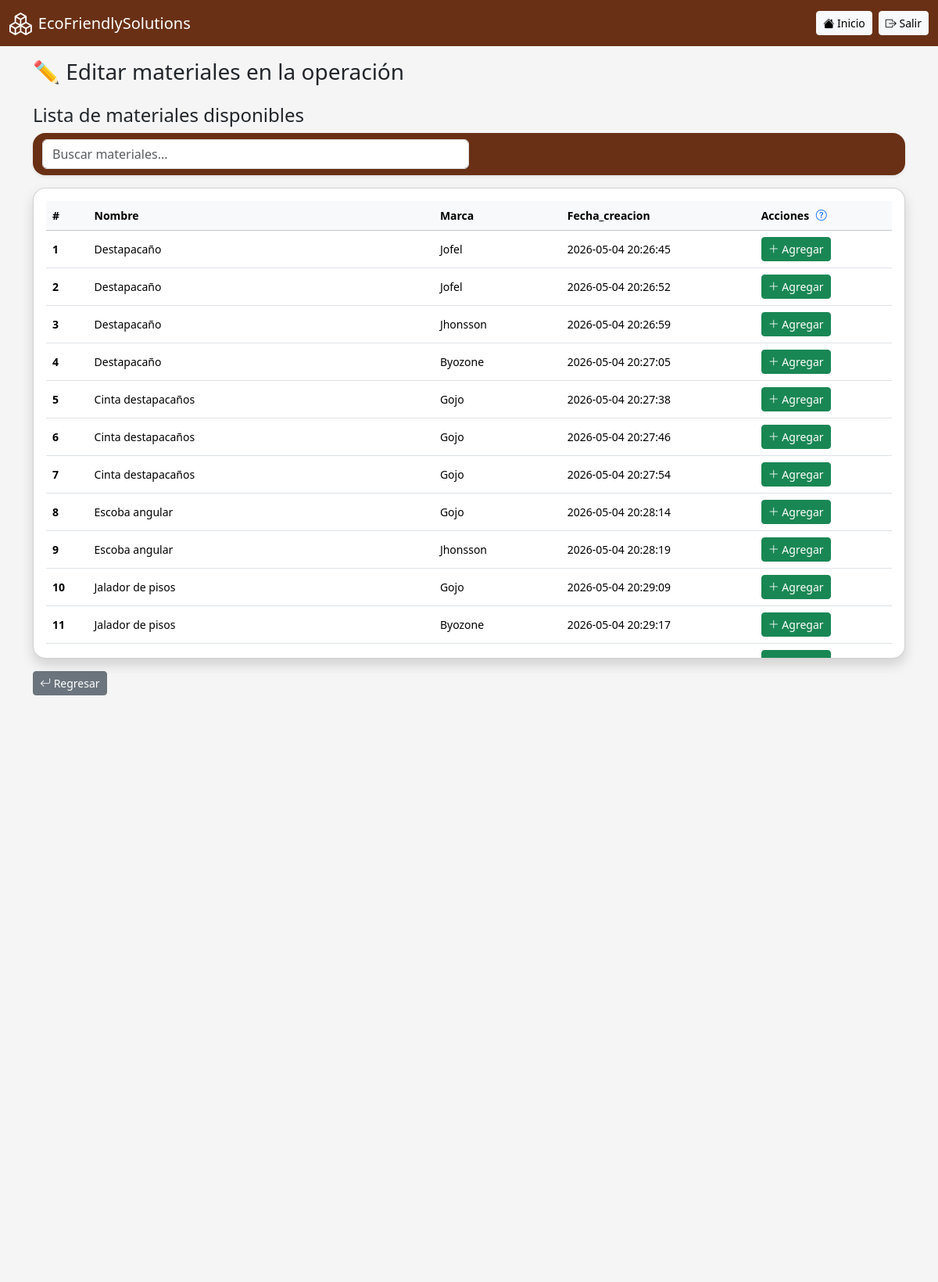
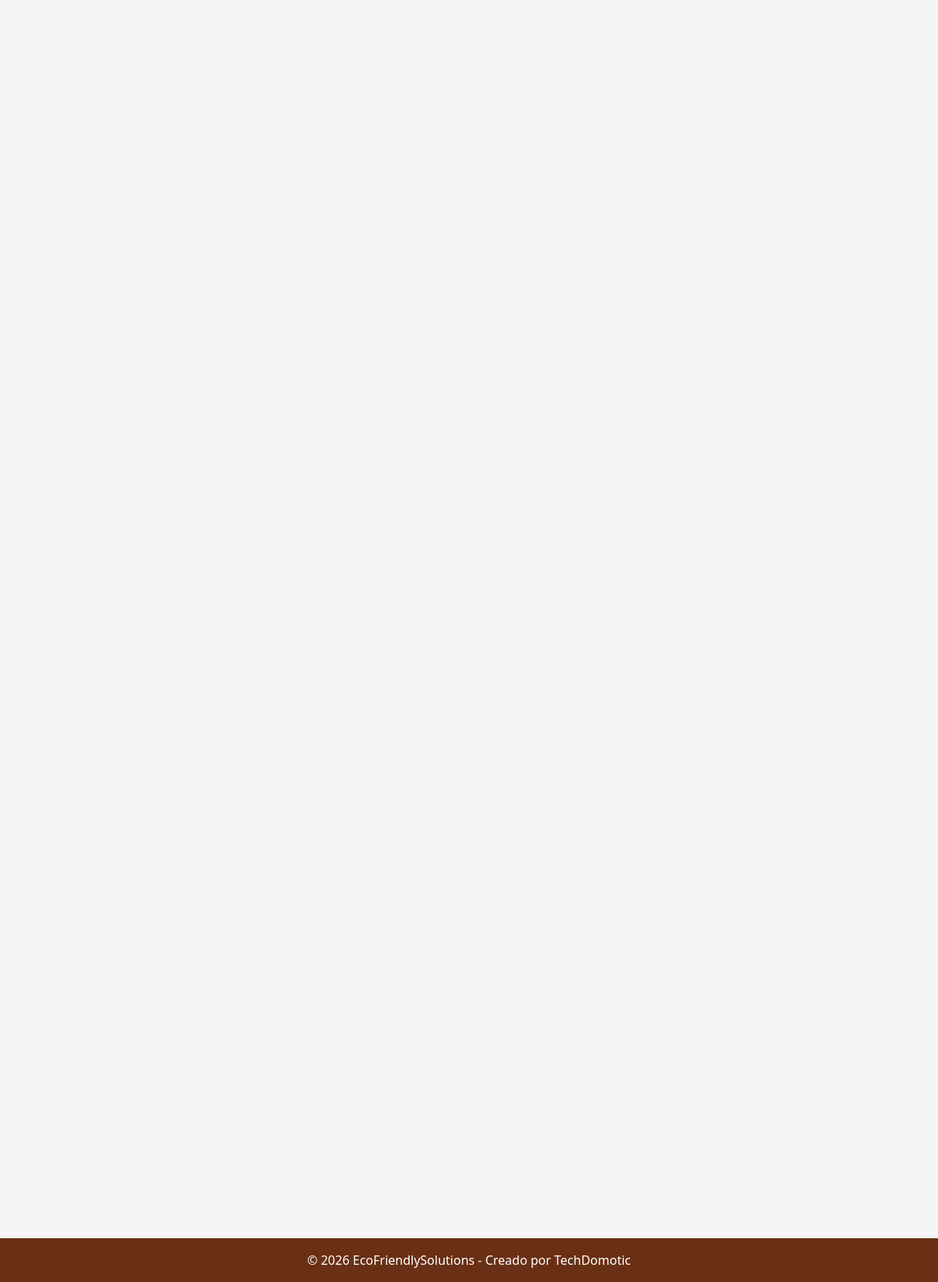
Page /operacion/agregar_material.php?id=4&id_grupo_materiales=2XXTFT78 (signed in) on the committed database (2 pictures, top to bottom).
### tables this page shows
CREATE TABLE `material` (
  `id_material` int(11) NOT NULL,
  `codigo` varchar(150) DEFAULT NULL,
  `nombre` varchar(100) NOT NULL,
  `marca` varchar(120) DEFAULT NULL,
  `razon` varchar(200) DEFAULT NULL,
  `estatus` tinyint(1) DEFAULT 1,
  `fecha_creacion` timestamp NOT NULL DEFAULT current_timestamp(),
  `fecha_eliminacion` timestamp NOT NULL DEFAULT current_timestamp() ON UPDATE current_timestamp()
);

### operacion/agregar_material.php (the view, shortened to what this page needs)
<?php
include '../includes/conexion.php';
include '../includes/header.php';
$conn->report_mode = MYSQLI_REPORT_ERROR | MYSQLI_REPORT_STRICT;
$id = intval($_GET['id']);
$id_grupo_materiales = trim($_GET['id_grupo_materiales']);
$result_materiales = $conn->query("
    SELECT M.id_material,
       M.nombre,
       M.marca,
       M.fecha_creacion
    FROM material AS M
    WHERE NOT EXISTS (
        SELECT 1
        FROM grupo_materiales AS GM
        WHERE GM.id_material = M.id_material
        AND GM.id_grupo_materiales = '$id_grupo_materiales'
    ) AND estatus = true;
");
?>
<h3 class="mb-4">✏️ Editar materiales en la operación</h3>
<h4 class="col-12">Lista de materiales disponibles</h4>
<nav class="navbar bg-body-tertiary mb-3 rounded-4 shadow-sm">
  <div class="container-fluid">
    <div class="col-12 col-md-6"> <form class="d-flex" role="search" onsubmit="return false;">
        <input class="form-control" type="search" id="inputBusqueda" placeholder="Buscar materiales...">
      </form>
    </div>
  </div>
</nav>
<div class="card shadow rounded-4">
<div class="card-body table-responsive" style="max-height: 600px; overflow-y: auto;">
<table class="table table-hover align-middle small" id="tablaMateriales">
<thead class="table-light">
<tr>
<th style="position: sticky; top: 0; z-index: 2; background-color: #f8f9fa;">#</th>
<th style="position: sticky; top: 0; z-index: 2; background-color: #f8f9fa;">Nombre</th>
<th style="position: sticky; top: 0; z-index: 2; background-color: #f8f9fa;">Marca</th>
<th style="position: sticky; top: 0; z-index: 2; background-color: #f8f9fa;">Fecha_creacion</th>
<th style="position: sticky; top: 0; z-index: 2; background-color: #f8f9fa;">Acciones
    <i class="bi bi-question-circle text-primary"
     style="cursor: pointer; margin-left: 5px;"
     data-bs-toggle="tooltip"
     data-bs-placement="top"
     title="Agregue el material que va usar sin rebasar la cantidad existente">
    </i>
</th>
</tr>
</thead>
<tbody>
<?php $contador = 1; ?>
<?php while($row = $result_materiales->fetch_assoc()): ?>
<tr>
<td><strong><?= $contador; ?></strong></td>
<td><?= htmlspecialchars($row['nombre']); ?></td>
<td><?= htmlspecialchars($row['marca']); ?></td>
<td><?= htmlspecialchars($row['fecha_creacion']); ?></td>
<td>
<form method="POST" class="d-flex gap-2 align-items-center">
    <button type="submit" class="btn btn-sm btn-success">
        <i class="bi bi-plus-lg"></i> Agregar
    </button>
</form>
</td>
</tr>
<?php $contador++; ?>
<?php endwhile; ?>
</tbody>
</table>
</div>
</div>
<div class="col-12 mt-3">
    <a href="editar.php?id=<?= $id; ?>&id_grupo_trabajadores=<?= $id_grupo_materiales; ?>"
    class="btn btn-sm btn-secondary">
    <i class="bi bi-arrow-return-left"></i> Regresar
    </a>
</div>
<?php include '../includes/footer.php'; ?>

### css/estilos.css (style rules this page uses)
:root { --main-brown: #693015; }
body { background: #f5f5f5; display: flex; flex-direction: column; min-height: 100vh; }
.navbar, .footer { background-color: var(--main-brown) !important; }

### rows in the picture
material: nombre "Destapacaño", marca "Jofel", fecha_creacion "2026-05-04 20:26:45"
material: nombre "Destapacaño", marca "Jofel", fecha_creacion "2026-05-04 20:26:52"
material: nombre "Destapacaño", marca "Jhonsson", fecha_creacion "2026-05-04 20:26:59"
material: nombre "Destapacaño", marca "Byozone", fecha_creacion "2026-05-04 20:27:05"
material: nombre "Cinta destapacaños", marca "Gojo", fecha_creacion "2026-05-04 20:27:38"
material: nombre "Cinta destapacaños", marca "Gojo", fecha_creacion "2026-05-04 20:27:46"
material: nombre "Cinta destapacaños", marca "Gojo", fecha_creacion "2026-05-04 20:27:54"
material: nombre "Escoba angular", marca "Gojo", fecha_creacion "2026-05-04 20:28:14"
material: nombre "Escoba angular", marca "Jhonsson", fecha_creacion "2026-05-04 20:28:19"
material: nombre "Jalador de pisos", marca "Gojo", fecha_creacion "2026-05-04 20:29:09"
material: nombre "Jalador de pisos", marca "Byozone", fecha_creacion "2026-05-04 20:29:17"

### other values in the picture
$pageTitle "EcoFriendlySolutions"
